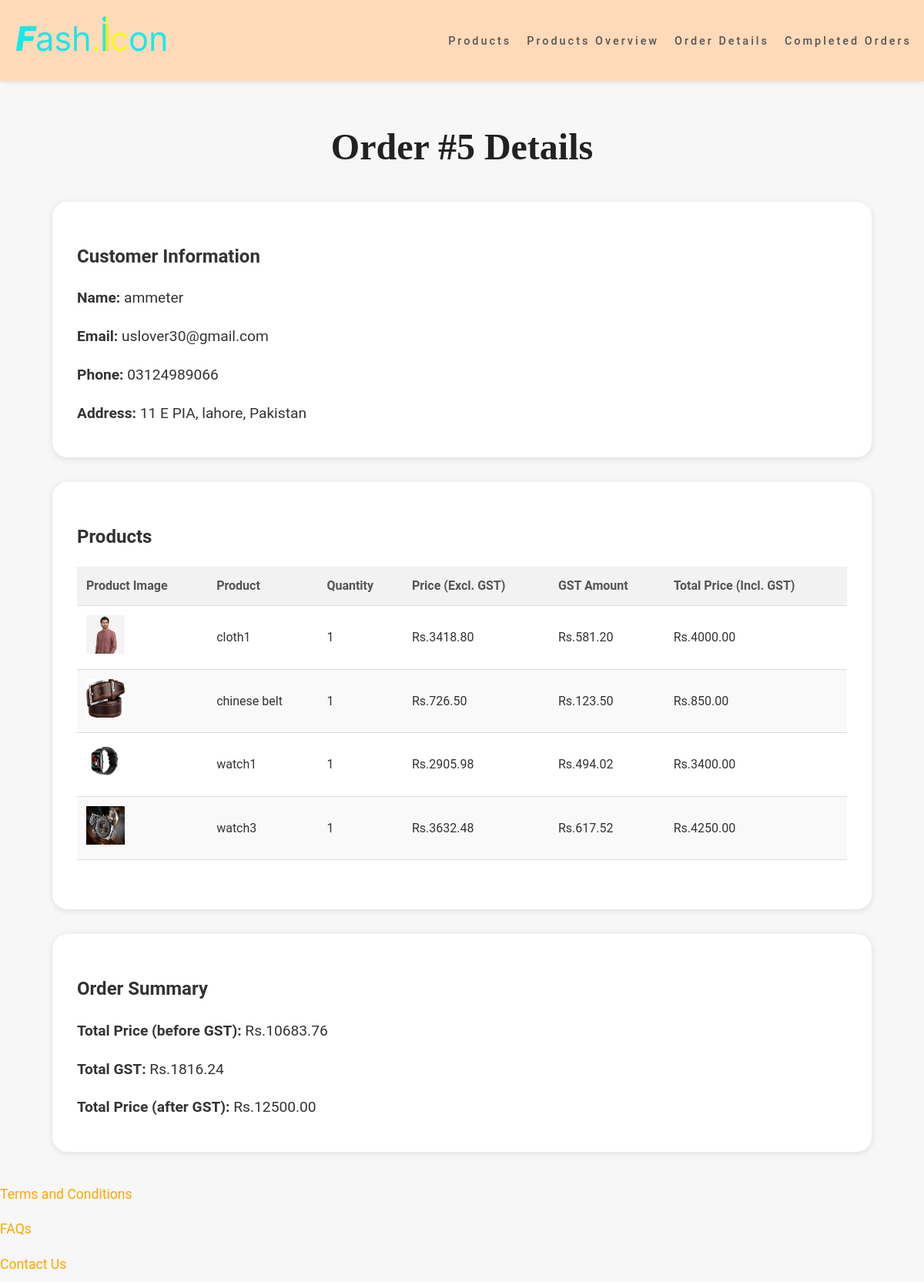
The page /order/5/ (signed in) on the database its author committed.
### keychain_app/models.py (models this page shows, shortened)
class Order(models.Model):
    name = models.CharField(max_length=100)
    email = models.EmailField()
    phone = models.CharField(max_length=20)
    address = models.TextField()
    postal_code = models.CharField(max_length=20)
    country = models.CharField(max_length=100)
    city = models.CharField(max_length=100, default=None)
    payment = models.CharField(max_length=100)
    total_price_after_gst = models.DecimalField(max_digits=10, decimal_places=2)
    created_at = models.DateTimeField(auto_now_add=True)
    updated_at = models.DateTimeField(auto_now=True)  # Track last update time
    products = models.TextField(default='[]')  # JSON of products
    is_complete = models.BooleanField(default=False)
    def parsed_products(self):
        product_list = []
        products_str = self.products
        for item in products_str.split(','):
            if '(' in item and ')' in item:
                name = item.split('(')[0].strip()
                quantity = int(item.split('(')[1].replace(')', '').strip())
                try:
                    product = Product.objects.get(name=name)
                    product_list.append({'id': product.id, 'name': name, 'quantity': quantity})
                except Product.DoesNotExist:
                    continue
        return product_list  # Return after the loop completes

class Product(models.Model):
    name = models.CharField(max_length=100)
    description = models.TextField()
    price = models.DecimalField(max_digits=10, decimal_places=2)
    original_price = models.DecimalField(max_digits=10, decimal_places=2, null=True, blank=True)
    quantity = models.PositiveIntegerField()
    image = models.ImageField(upload_to='products/')
    is_featured = models.BooleanField(default=False)
    is_discounted = models.BooleanField(default=False)
    is_best_seller = models.BooleanField(default=False)
    category = models.ForeignKey('Category', related_name='products', on_delete=models.CASCADE)
    rack_number = models.CharField(max_length=50, blank=True, null=True)
    barcode = models.CharField(max_length=12, unique=True, blank=False, null=False)  # Default barcode
    gross_price = models.DecimalField(max_digits=10, decimal_places=2, null=True, blank=True, default='300')  # New Field

### keychain_app/views.py (the view)
# urls.py: path('order/<int:order_id>/', views.order_detail_view, name='order_detail'),
@staff_member_required
def order_detail_view(request, order_id):
    order = get_object_or_404(Order, id=order_id)
    search_query = request.GET.get('search', '')
    cart_items = []
    total_price_before_gst = Decimal(0)
    total_gst = Decimal(0)
    total_price_after_gst = Decimal(0)
    total_quantity = 0
    for item in order.parsed_products():
        product_id = item['id']
        quantity = item['quantity']
        if quantity < 1:
            continue  # Skip items with zero or negative quantity
        product = get_object_or_404(Product, pk=product_id)
        gst_rate = Decimal(settings.GST_RATE)
        price_before_gst = product.price / (1 + gst_rate)
        gst_amount = product.price - price_before_gst
        item_total_before_gst = price_before_gst * quantity
        item_gst_total = gst_amount * quantity
        item_total_after_gst = product.price * quantity
        total_price_before_gst += item_total_before_gst
        total_gst += item_gst_total
        total_price_after_gst += item_total_after_gst
        total_quantity += quantity
        cart_items.append({
            'id': product_id,
            'name': product.name,
            'image_url': product.image.url if product.image else "",
            'quantity': quantity,
            'price_before_gst': price_before_gst,
            'gst_amount': gst_amount,
            'price': product.price,
            'total': item_total_after_gst,
        })
    subtotal = total_price_before_gst + total_gst
    return render(request, 'order_detail.html', {
        'order': order,
        'cart_items': cart_items,
        'total_price_before_gst': total_price_before_gst,
        'total_gst': total_gst,
        'total_price_after_gst': total_price_after_gst,
        'total_quantity': total_quantity,
        'subtotal': subtotal,
        'search_query': search_query,
    })

### keychain_app/templates/order_detail.html (shortened to what this page needs)
{% load static %}
<!DOCTYPE html>
<html lang="en">
<head>
    </head>
<body>
<nav class="navbar-goofy">
    <div class="logo-fun">
        <img src="{% static 'images/logo.png' %}" alt="Logo">
    </div>
    <ul class="nav-links-goofy">
        <li><a href="{% url 'products_view' %}">Products</a></li>
        <li><a href="{% url 'products_overview' %}">Products Overview</a></li>
        <li><a href="{% url 'order_details' %}">Order Details</a></li>
        <li><a href="{% url 'completed_orders' %}">Completed Orders</a></li>
    </ul>
</nav>
<div class="page-content">
    <h1>Order #{{ order.id }} Details</h1>
    <section class="summary-container">
        <h2>Customer Information</h2>
        <p><strong>Name:</strong> {{ order.name }}</p>
        <p><strong>Email:</strong> {{ order.email }}</p>
        <p><strong>Phone:</strong> {{ order.phone }}</p>
        <p><strong>Address:</strong> {{ order.address }}, {{ order.city }}, {{ order.country }}</p>
    </section>
    <section class="table-container">
        <h2>Products</h2>
        <table>
            <thead>
                <tr>
                    <th>Product Image</th>
                    <th>Product</th>
                    <th>Quantity</th>
                    <th>Price (Excl. GST)</th>
                    <th>GST Amount</th>
                    <th>Total Price (Incl. GST)</th>
                </tr>
            </thead>
            <tbody>
                {% for item in cart_items %}
                <tr>
                    <td>
                        <a href="{{ item.image_url }}" target="_blank">
                            <img src="{{ item.image_url }}" alt="{{ item.name }}" style="width: 50px; height: 50px;">
                        </a>
                    </td>
                    <td>{{ item.name }}</td>
                    <td>{{ item.quantity }}</td>
                    <td>Rs.{{ item.price_before_gst|floatformat:2 }}</td>
                    <td>Rs.{{ item.gst_amount|floatformat:2 }}</td>
                    <td>Rs.{{ item.total|floatformat:2 }}</td>
                </tr>
                {% empty %}
                <tr><td colspan="6">No items found.</td></tr>
                {% endfor %}
            </tbody>
        </table>
    </section>
    <section class="summary-container">
        <h2>Order Summary</h2>
        <p><strong>Total Price (before GST):</strong> Rs.{{ total_price_before_gst|floatformat:2 }}</p>
        <p><strong>Total GST:</strong> Rs.{{ total_gst|floatformat:2 }}</p>
        <p><strong>Total Price (after GST):</strong> Rs.{{ total_price_after_gst|floatformat:2 }}</p>
    </section>
</div>
<div class="text-section">
    <a href="{% url 'terms' %}">Terms and Conditions</a><br>
    <a href="{% url 'faqs' %}">FAQs</a><br>
    <a href="{% url 'contact' %}">Contact Us</a>
</div>
</body>
</html>

### keychain_app/templates/order_detail.html (style rules this page uses)
body { margin: 0; font-family: 'Roboto', sans-serif; background-color: #f7f7f7; color: #333; line-height: 1.6; }
.navbar-goofy { display: flex; justify-content: space-between; align-items: center; padding: 1em; background-color: peachpuff; box-shadow: 0 2px 5px rgba(0, 0, 0, 0.1); position: sticky; top: 0; z-index: 100; }
.logo-fun { font-size: 1.8em; font-weight: bold; }
.nav-links-goofy { position: relative; list-style: none; display: flex; gap: 20px; letter-spacing: 3px; }
.nav-links-goofy li a { text-decoration: none; color: #555; font-weight: 500; transition: color 0.3s; font-size: 0.9em; }
.logo-fun img { height: 60px; width: auto; }
h1 { font-size: 3em; text-align: center; font-family: 'Playfair Display', serif; color: #222; margin-top: 1em; }
.summary-container { max-width: 1000px; margin: 2em auto; background-color: white; padding: 2em; border-radius: 20px; box-shadow: 0 2px 10px rgba(0, 0, 0, 0.1); }
.summary-container p { font-size: 1.2em; margin-bottom: 0.5em; }
.table-container { max-width: 1000px; margin: 2em auto; background-color: white; padding: 2em; border-radius: 20px; box-shadow: 0 2px 10px rgba(0, 0, 0, 0.1); }
table { width: 100%; border-collapse: collapse; margin-bottom: 2em; }
th, td { padding: 12px; text-align: left; border-bottom: 1px solid #ddd; }
th { background-color: #f2f2f2; color: #555; }
tr:nth-child(even) { background-color: #f9f9f9; }
td { font-size: 1em; }
.text-section { text-align: left; margin-top: 2em; }
.text-section a { color: orange; font-size: 1.1em; text-decoration: none; margin: 0.5em 0; display: inline-block; }

### rows shown on the page
Order: id "5", name "ammeter", email "uslover30@gmail.com", phone "03124989066", address "11 E PIA", city "lahore", country "Pakistan"
Product: name "cloth1"
Product: name "chinese belt"
Product: name "watch1"
Product: name "watch3"

### other values the page prints
{{ item.quantity }} "1" "1" "1" "1"
{{ item.price_before_gst|floatformat:2 }} "3418.80" "726.50" "2905.98" "3632.48"
{{ item.gst_amount|floatformat:2 }} "581.20" "123.50" "494.02" "617.52"
{{ item.total|floatformat:2 }} "4000.00" "850.00" "3400.00" "4250.00"
{{ total_price_before_gst|floatformat:2 }} "10683.76"
{{ total_gst|floatformat:2 }} "1816.24"
{{ total_price_after_gst|floatformat:2 }} "12500.00"
